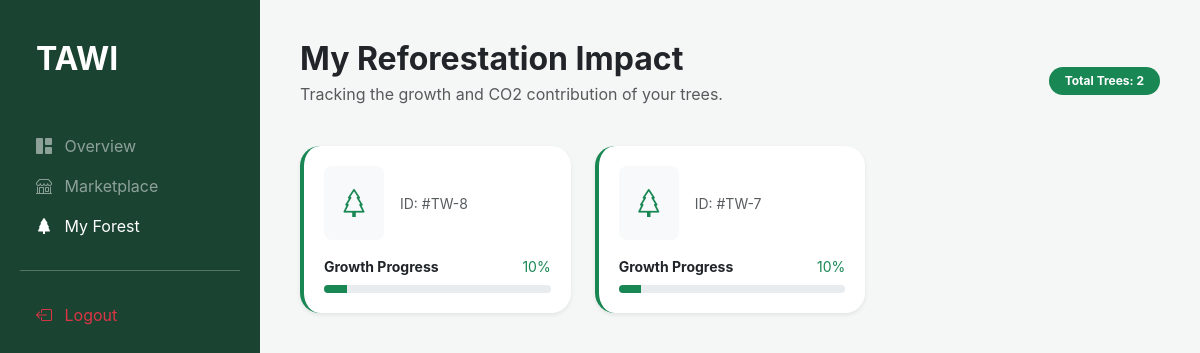
The page /my_portfolio.php (signed in) on the database its author committed.
### tables this page shows
CREATE TABLE `seedlings` (
  `id` int(11) NOT NULL,
  `owner_id` int(11) NOT NULL,
  `tree_name` varchar(100) NOT NULL,
  `region_id` int(11) DEFAULT NULL,
  `officer_id` int(11) NOT NULL,
  `tree_type` varchar(100) DEFAULT NULL,
  `beneficiary_id` int(11) DEFAULT NULL,
  `species` varchar(100) DEFAULT NULL,
  `status` varchar(50) DEFAULT NULL,
  `date_planted` timestamp NOT NULL DEFAULT current_timestamp(),
  `price` decimal(10,2) DEFAULT 500.00,
  `payment_status` varchar(50) DEFAULT 'Pending',
  `quantity` int(11) DEFAULT 0,
  `description` text DEFAULT NULL
);

### my_portfolio.php (the view, shortened to what this page needs)
<?php
require 'config.php';
$user_id = $_SESSION['user_id'];
try {
    $stmt = $conn->prepare("SELECT id, tree_type, status FROM seedlings WHERE owner_id = ? ORDER BY id DESC");
    $stmt->execute([$user_id]);
    $my_trees = $stmt->fetchAll();
    $total_count = count($my_trees);
} catch (PDOException $e) {
    error_log($e->getMessage());
    die("Error loading your forest.");
}
?>
<!DOCTYPE html>
<html lang="en">
<head>
    <link href="https://cdn.jsdelivr.net/npm/bootstrap@5.3.0/dist/css/bootstrap.min.css" rel="stylesheet">
    <link rel="stylesheet" href="https://cdn.jsdelivr.net/npm/bootstrap-icons@1.10.0/font/bootstrap-icons.css">
</head>
<body>
<div class="container-fluid p-0">
    <div class="row g-0">
        <div class="col-auto">
            <div class="sidebar">
                <h2 class="fw-bold mb-5 px-3">TAWI</h2>
                <nav class="nav flex-column">
                    <a class="nav-link text-white-50" href="beneficiary_dashboard.php"><i class="bi bi-grid-1x2-fill me-2"></i> Overview</a>
                    <a class="nav-link text-white-50" href="buy_seedlings.php"><i class="bi bi-shop me-2"></i> Marketplace</a>
                    <a class="nav-link active text-white" href="#"><i class="bi bi-tree-fill me-2"></i> My Forest</a>
                    <hr class="my-4 opacity-25">
                    <a class="nav-link text-danger" href="logout.php"><i class="bi bi-box-arrow-left me-2"></i> Logout</a>
                </nav>
            </div>
        </div>
        <div class="col main-content">
            <div class="d-flex justify-content-between align-items-center mb-4">
                <div>
                    <h2 class="fw-bold mb-1">My Reforestation Impact</h2>
                    <p class="text-muted">Tracking the growth and CO2 contribution of your trees.</p>
                </div>
                <span class="badge bg-success px-3 py-2 rounded-pill">Total Trees: <?php echo $total_count; ?></span>
            </div>
            <?php if ($total_count > 0): ?>
                <div class="row g-4">
                    <?php foreach ($my_trees as $tree): ?>
                        <div class="col-md-4">
                            <div class="tree-card shadow-sm border-start border-success border-4">
                                <div class="d-flex align-items-center mb-3">
                                    <div class="bg-light p-3 rounded-3 me-3">
                                        <i class="bi bi-tree text-success fs-3"></i>
                                    </div>
                                    <div>
                                        <small class="text-muted">ID: #TW-<?php echo $tree['id']; ?></small>
                                    </div>
                                </div>
                                <div class="mb-2 d-flex justify-content-between">
                                    <small class="fw-bold">Growth Progress</small>
                                    <small class="text-success"><?php echo $tree['status']; ?>%</small>
                                </div>
                                <div class="progress">
                                    <div class="progress-bar bg-success" style="width: <?php echo $tree['status']; ?>%"></div>
                                </div>
                            </div>
                        </div>
                    <?php endforeach; ?>
                </div>
            <?php endif; ?>
        </div>
    </div>
</div>
</body>
</html>

### my_portfolio.php (style rules this page uses)
:root { --forest: #1b4332; --mint: #2d6a4f; }
body { background-color: #f4f7f5; font-family: 'Inter', sans-serif; }
.sidebar { background: var(--forest); min-height: 100vh; padding: 40px 20px; color: white; position: fixed; width: 260px; }
.main-content { margin-left: 260px; padding: 40px; }
.tree-card { background: white; border-radius: 20px; border: none; padding: 20px; transition: 0.3s; }
.progress { height: 8px; border-radius: 10px; background: #e9ecef; }

### rows shown on the page
seedlings: id "8", status "10"
seedlings: id "7", status "10"

### other values the page prints
$total_count "2"
